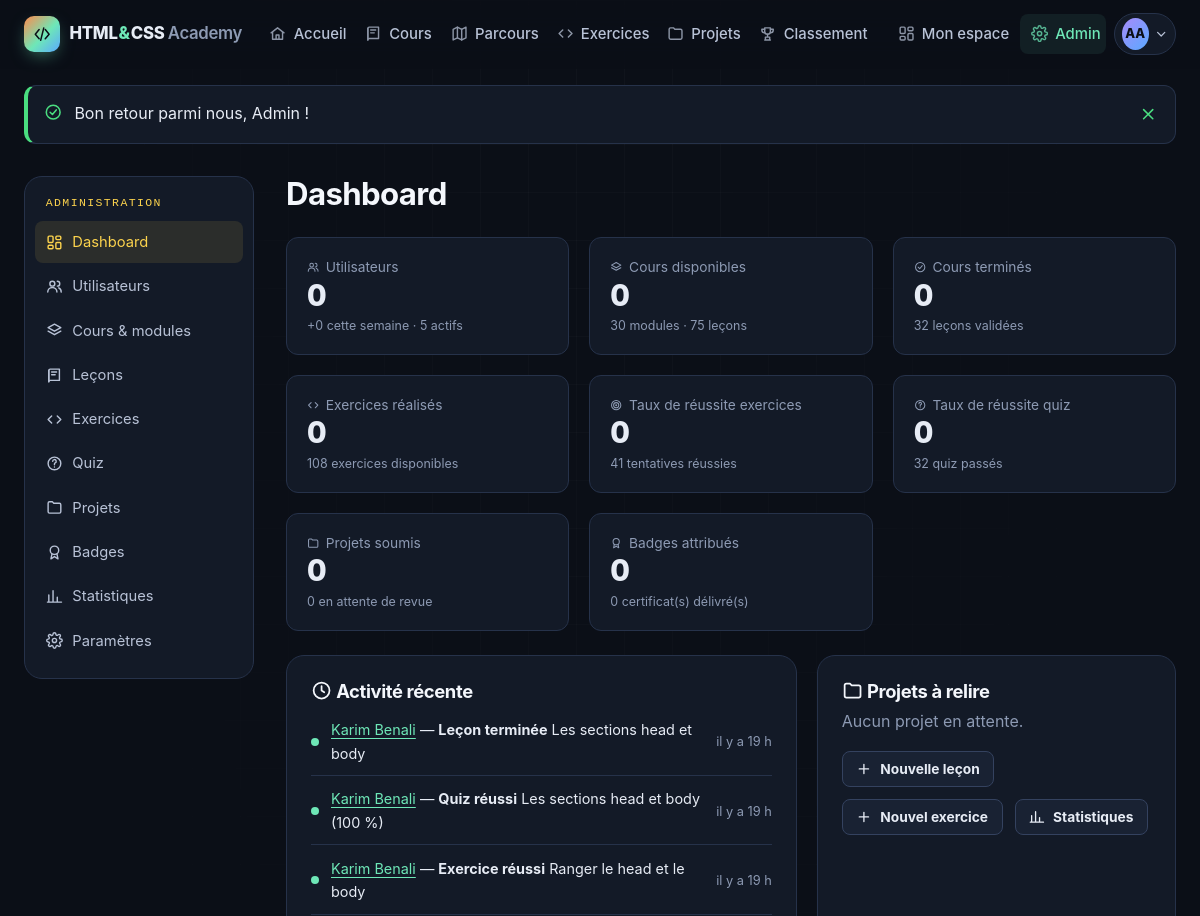
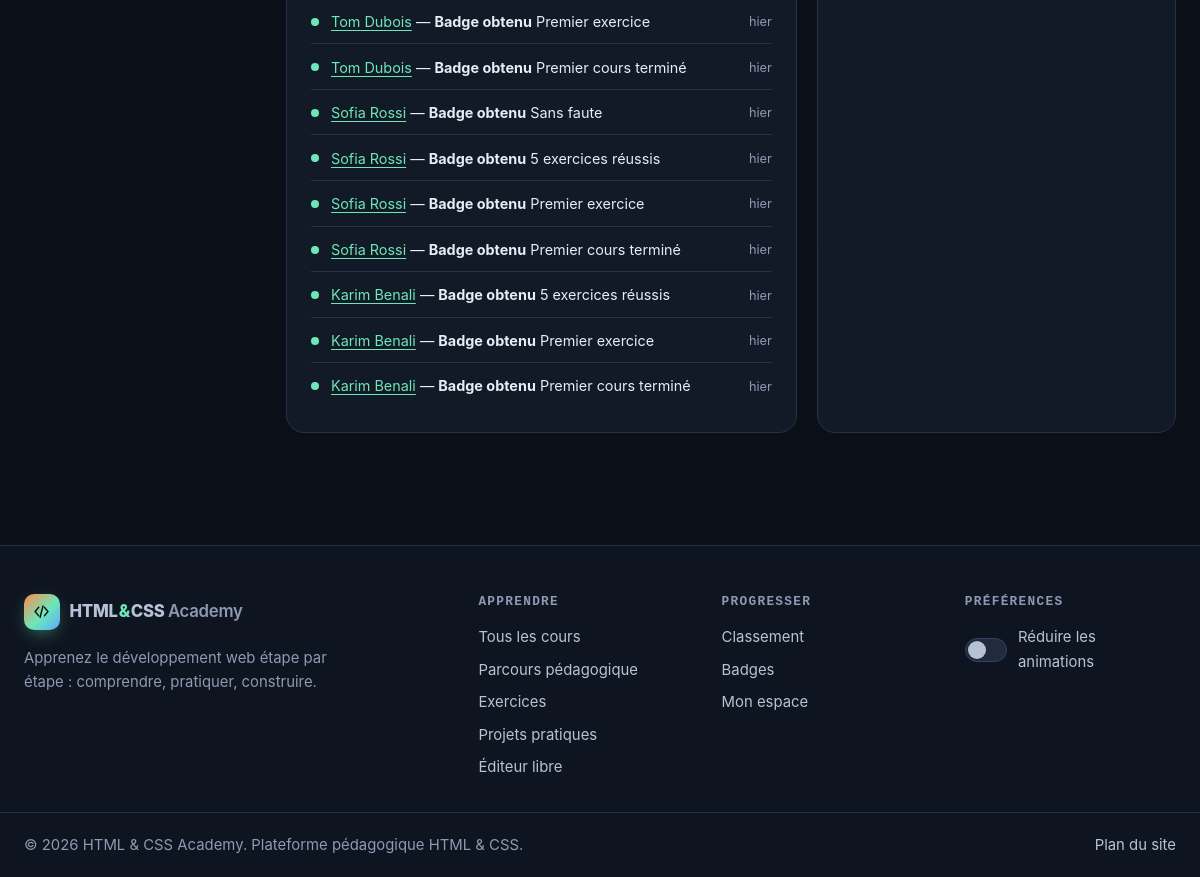
Page /admin/dashboard.php (signed in) on the committed database (2 pictures, top to bottom).
### tables this page shows
CREATE TABLE users (
  id               INT UNSIGNED NOT NULL AUTO_INCREMENT,
  first_name       VARCHAR(60)  NOT NULL,
  last_name        VARCHAR(60)  NOT NULL,
  email            VARCHAR(190) NOT NULL,
  password_hash    VARCHAR(255) NOT NULL,
  role             ENUM('student','admin') NOT NULL DEFAULT 'student',
  is_active        TINYINT(1)   NOT NULL DEFAULT 1,
  bio              VARCHAR(500) NULL,
  last_login_at    DATETIME     NULL,
  last_activity_at DATETIME     NULL,
  created_at       DATETIME     NOT NULL DEFAULT CURRENT_TIMESTAMP,
  updated_at       DATETIME     NOT NULL DEFAULT CURRENT_TIMESTAMP ON UPDATE CURRENT_TIMESTAMP,
  PRIMARY KEY (id),
  UNIQUE KEY uq_users_email (email),
  KEY idx_users_role (role),
  KEY idx_users_created (created_at)
);

CREATE TABLE activity_log (
  id         INT UNSIGNED NOT NULL AUTO_INCREMENT,
  user_id    INT UNSIGNED NULL,
  action     VARCHAR(50)  NOT NULL,
  subject    VARCHAR(255) NOT NULL DEFAULT '',
  created_at DATETIME     NOT NULL DEFAULT CURRENT_TIMESTAMP,
  updated_at DATETIME     NOT NULL DEFAULT CURRENT_TIMESTAMP ON UPDATE CURRENT_TIMESTAMP,
  PRIMARY KEY (id),
  KEY idx_activity_user (user_id, created_at),
  KEY idx_activity_created (created_at),
  CONSTRAINT fk_activity_user FOREIGN KEY (user_id) REFERENCES users (id) ON DELETE CASCADE
);

CREATE TABLE settings (
  id            INT UNSIGNED NOT NULL AUTO_INCREMENT,
  setting_key   VARCHAR(80)  NOT NULL,
  setting_value TEXT         NULL,
  label         VARCHAR(150) NOT NULL DEFAULT '',
  created_at    DATETIME     NOT NULL DEFAULT CURRENT_TIMESTAMP,
  updated_at    DATETIME     NOT NULL DEFAULT CURRENT_TIMESTAMP ON UPDATE CURRENT_TIMESTAMP,
  PRIMARY KEY (id),
  UNIQUE KEY uq_settings_key (setting_key)
);

### admin/dashboard.php (the view, shortened to what the rows shown need)
<?php
require __DIR__ . '/../includes/admin.php';
$recent = ActivityModel::recent(12);
admin_header('Dashboard', 'dashboard');
?>
<div class="dash-grid" style="margin-top:1.5rem">
  <section class="card span-7">
    <h2 class="card__title"><?= icon('clock') ?> Activité récente</h2>
    <?php if (!$recent): ?><p class="muted">Aucune activité.</p><?php else: ?>
      <ul class="activity-list">
        <?php foreach ($recent as $a): ?>
          <li><span class="activity-list__dot" aria-hidden="true"></span>
            <span><?php if ($a['user_id']): ?><a href="<?= e(url('admin/users.php?view=' . (int) $a['user_id'])) ?>"><?= e($a['first_name'] . ' ' . $a['last_name']) ?></a><?php else: ?>Système<?php endif; ?> — <strong><?= e(ActivityModel::label($a['action'])) ?></strong> <?= e($a['subject']) ?></span>
            <span class="activity-list__time"><?= e(time_ago($a['created_at'])) ?></span></li>
        <?php endforeach; ?>
      </ul>
    <?php endif; ?>
  </section>
  <section class="card span-5">
    <h2 class="card__title"><?= icon('folder') ?> Projets à relire</h2>
  </section>
</div>
<?php admin_footer(); ?>

### includes/navbar.php (shortened to what the rows shown need)
<?php
$activeNav ??= '';
?>
<header class="site-header" data-header>
  <div class="container site-header__inner">
    <nav class="main-nav" id="main-nav" aria-label="Navigation principale" data-nav>
      <div class="main-nav__account">
        <?php if ($user): ?>
          <a class="main-nav__link<?= $activeNav === 'dashboard' ? ' is-active' : '' ?>" href="<?= e(url('dashboard/index.php')) ?>"><?= icon('dashboard') ?><span>Mon espace</span></a>
          <?php if ($user['role'] === 'admin'): ?>
            <a class="main-nav__link main-nav__link--admin<?= $activeNav === 'admin' ? ' is-active' : '' ?>" href="<?= e(url('admin/dashboard.php')) ?>"><?= icon('settings') ?><span>Admin</span></a>
          <?php endif; ?>
          <div class="user-menu" data-dropdown>
            <button type="button" class="user-menu__btn" aria-expanded="false" aria-haspopup="true" data-dropdown-toggle>
              <span class="avatar" aria-hidden="true"><?= e(initials($user['first_name'], $user['last_name'])) ?></span>
              <?= icon('chevron-down', 'icon icon--sm') ?>
            </button>
          </div>
        <?php else: ?>
          <a class="main-nav__link<?= $activeNav === 'login' ? ' is-active' : '' ?>" href="<?= e(url('auth/login.php')) ?>"><?= icon('login') ?><span>Connexion</span></a>
          <a class="btn btn--primary btn--sm" href="<?= e(url('auth/register.php')) ?>">Commencer gratuitement</a>
        <?php endif; ?>
      </div>
    </nav>
  </div>
</header>

### includes/footer.php (shortened to what the rows shown need)
  </main>
  <footer class="site-footer">
    <div class="container site-footer__grid">
      <nav aria-label="Apprendre">
        <h2 class="site-footer__title">Apprendre</h2>
      </nav>
      <nav aria-label="Communauté">
        <h2 class="site-footer__title">Progresser</h2>
      </nav>
      <div>
        <h2 class="site-footer__title">Préférences</h2>
      </div>
    </div>
    <div class="container site-footer__bottom">
      <p>&copy; <?= date('Y') ?> <?= e(setting('site_name', config('app.name'))) ?>. Plateforme pédagogique HTML &amp; CSS.</p>
      <p><a href="<?= e(url('sitemap.xml')) ?>">Plan du site</a></p>
    </div>
  </footer>
</body>
</html>

### rows in the picture
users: initials($user['first_name'], $user['last_name']) "AA"
activity_log: user.last_name "Karim Benali", action "Leçon terminée", subject "Les sections head et body", created_at "il y a 19 h"
activity_log: user.last_name "Karim Benali", action "Quiz réussi", subject "Les sections head et body (100 %)", created_at "il y a 19 h"
activity_log: user.last_name "Karim Benali", action "Exercice réussi", subject "Ranger le head et le body", created_at "il y a 19 h"
activity_log: user.last_name "Tom Dubois", action "Badge obtenu", subject "Premier exercice", created_at "hier"
activity_log: user.last_name "Tom Dubois", action "Badge obtenu", subject "Premier cours terminé", created_at "hier"
activity_log: user.last_name "Sofia Rossi", action "Badge obtenu", subject "Sans faute", created_at "hier"
activity_log: user.last_name "Sofia Rossi", action "Badge obtenu", subject "5 exercices réussis", created_at "hier"
activity_log: user.last_name "Sofia Rossi", action "Badge obtenu", subject "Premier exercice", created_at "hier"
activity_log: user.last_name "Sofia Rossi", action "Badge obtenu", subject "Premier cours terminé", created_at "hier"
activity_log: user.last_name "Karim Benali", action "Badge obtenu", subject "5 exercices réussis", created_at "hier"
activity_log: user.last_name "Karim Benali", action "Badge obtenu", subject "Premier exercice", created_at "hier"
activity_log: user.last_name "Karim Benali", action "Badge obtenu", subject "Premier cours terminé", created_at "hier"
settings: setting_value "HTML & CSS Academy"

### other values in the picture
$label "Accueil"
$label "Cours"
$label "Parcours"
$label "Exercices"
$label "Projets"
$label "Classement"
$f['message'] "Bon retour parmi nous, Admin !"
$label "Dashboard"
$label "Utilisateurs"
$label "Cours & modules"
$label "Leçons"
$label "Quiz"
$label "Badges"
$label "Statistiques"
$label "Paramètres"
